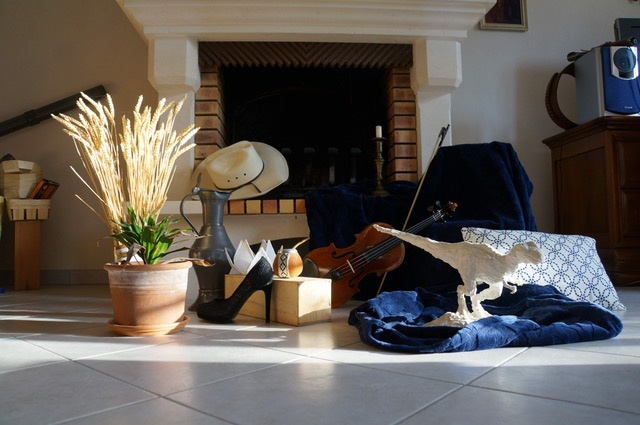
%> input picture Pictures/FD/FD1.jpeg, 640 x 425 px
$ octave TestingRansacFund.m   (GNU Octave 9; MATLAB toolbox functions it lacks are replaced by stand-ins)
%> lines starting %> are read from the running program, lines starting %| are printed output that depends on the picture
% Testing RANSACFund

%% Using MATLABs interest point detector

% Set 1 to visualize and 0 else
visualize = 1;

%                   STEP 1:   Read stereo image pair
I1 = imread(['FD1.jpeg']);
%> I1 is the input picture: size 425x640x3 uint8; mean R, G, B 97.8, 90.9, 84.1
I2 = imread(['FD1.jpeg']);
% Convert to grayscale.
I1gray = rgb2gray(I1);
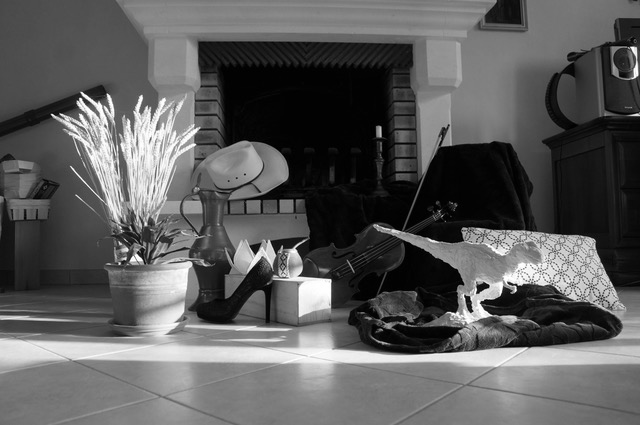
%> I1gray: size 425x640 uint8; min 0, max 255, mean 92.2
I2gray = rgb2gray(I2);

if (visualize == 1)
figure;
imshowpair(I1, I2,'montage');
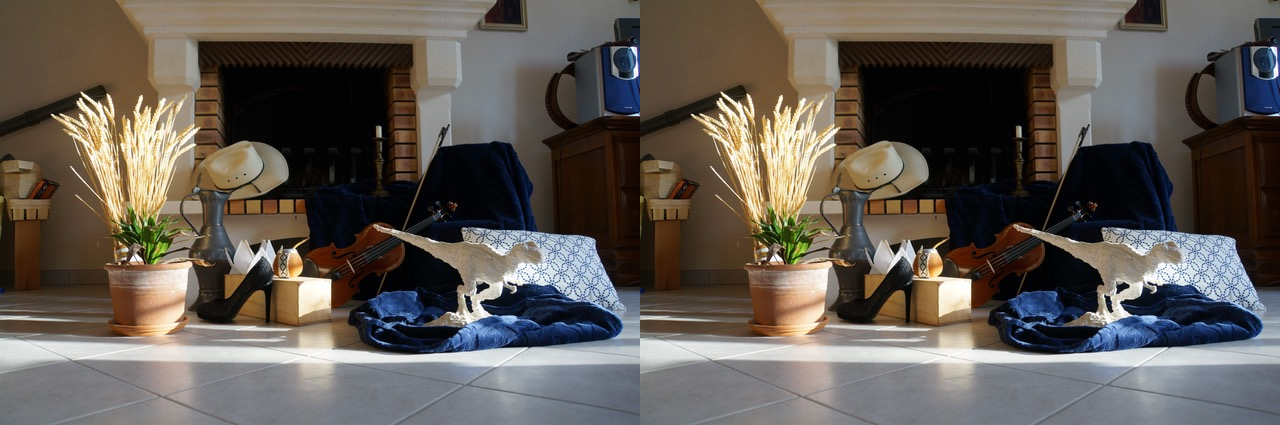
%> displayed picture: size 425x1280x3, on the screen's scale of 0 to 255; mean R, G, B 97.8, 90.9, 84.1
title('I1 (left); I2 (right)');
figure(2);
imshow(stereoAnaglyph(I1,I2));
%> (this line was passed over: stereoAnaglyph is not available in this run)
title('Composite Image (Red - Left Image, Cyan - Right Image)');
end

%                STEP 2:   Collect interest points

%> (the run ends here)

$ run again, with Pictures/FD/FD2.jpeg copied over Pictures/FD/FD1.jpeg
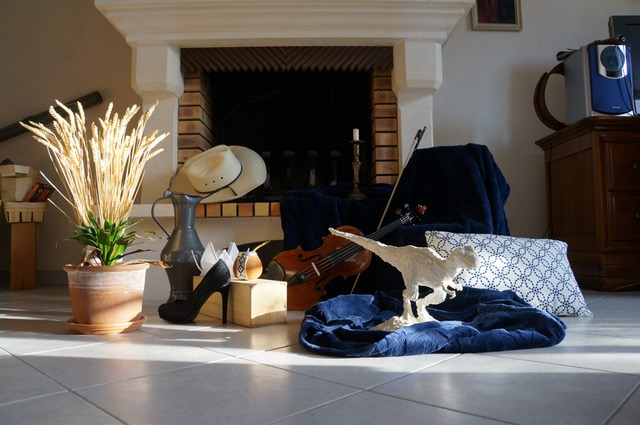
%> input picture Pictures/FD/FD2.jpeg, 640 x 425 px
%> I1 is the input picture: size 425x640x3 uint8; mean R, G, B 98.9, 92, 86
%> `I1gray = rgb2gray(I1);`:
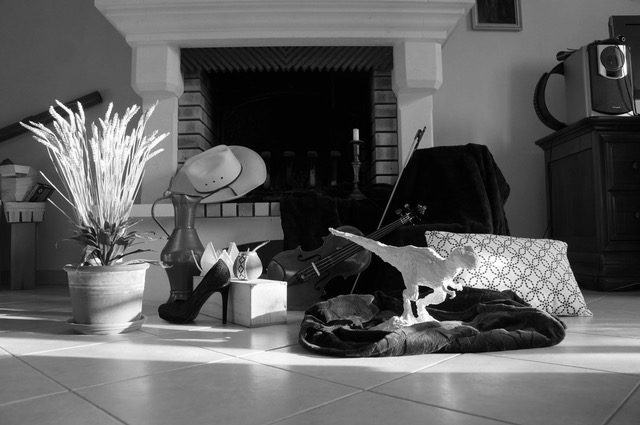
%> I1gray: size 425x640 uint8; min 0, max 255, mean 93.4
%> `imshowpair(I1, I2,'montage');`:
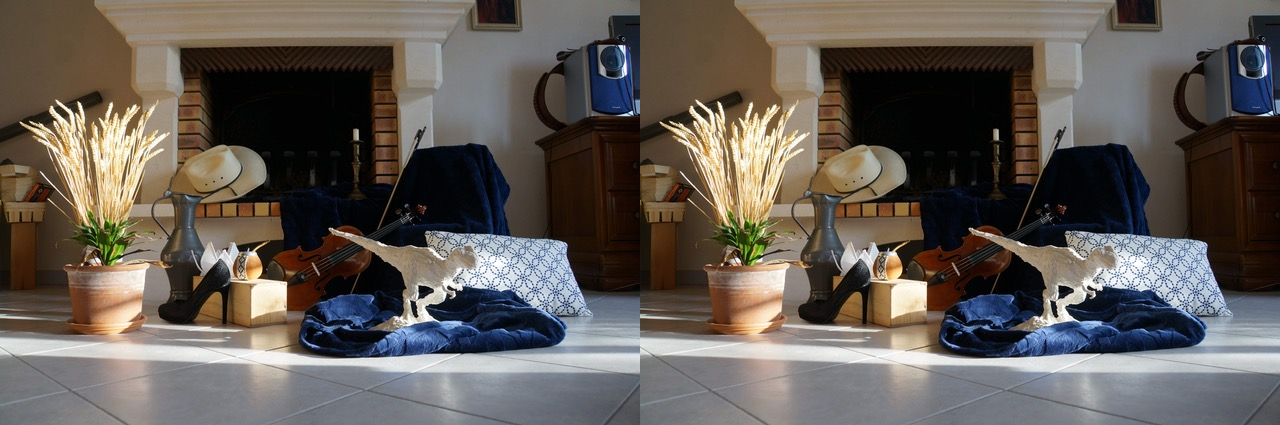
%> displayed picture: size 425x1280x3, on the screen's scale of 0 to 255; mean R, G, B 98.9, 92, 86
